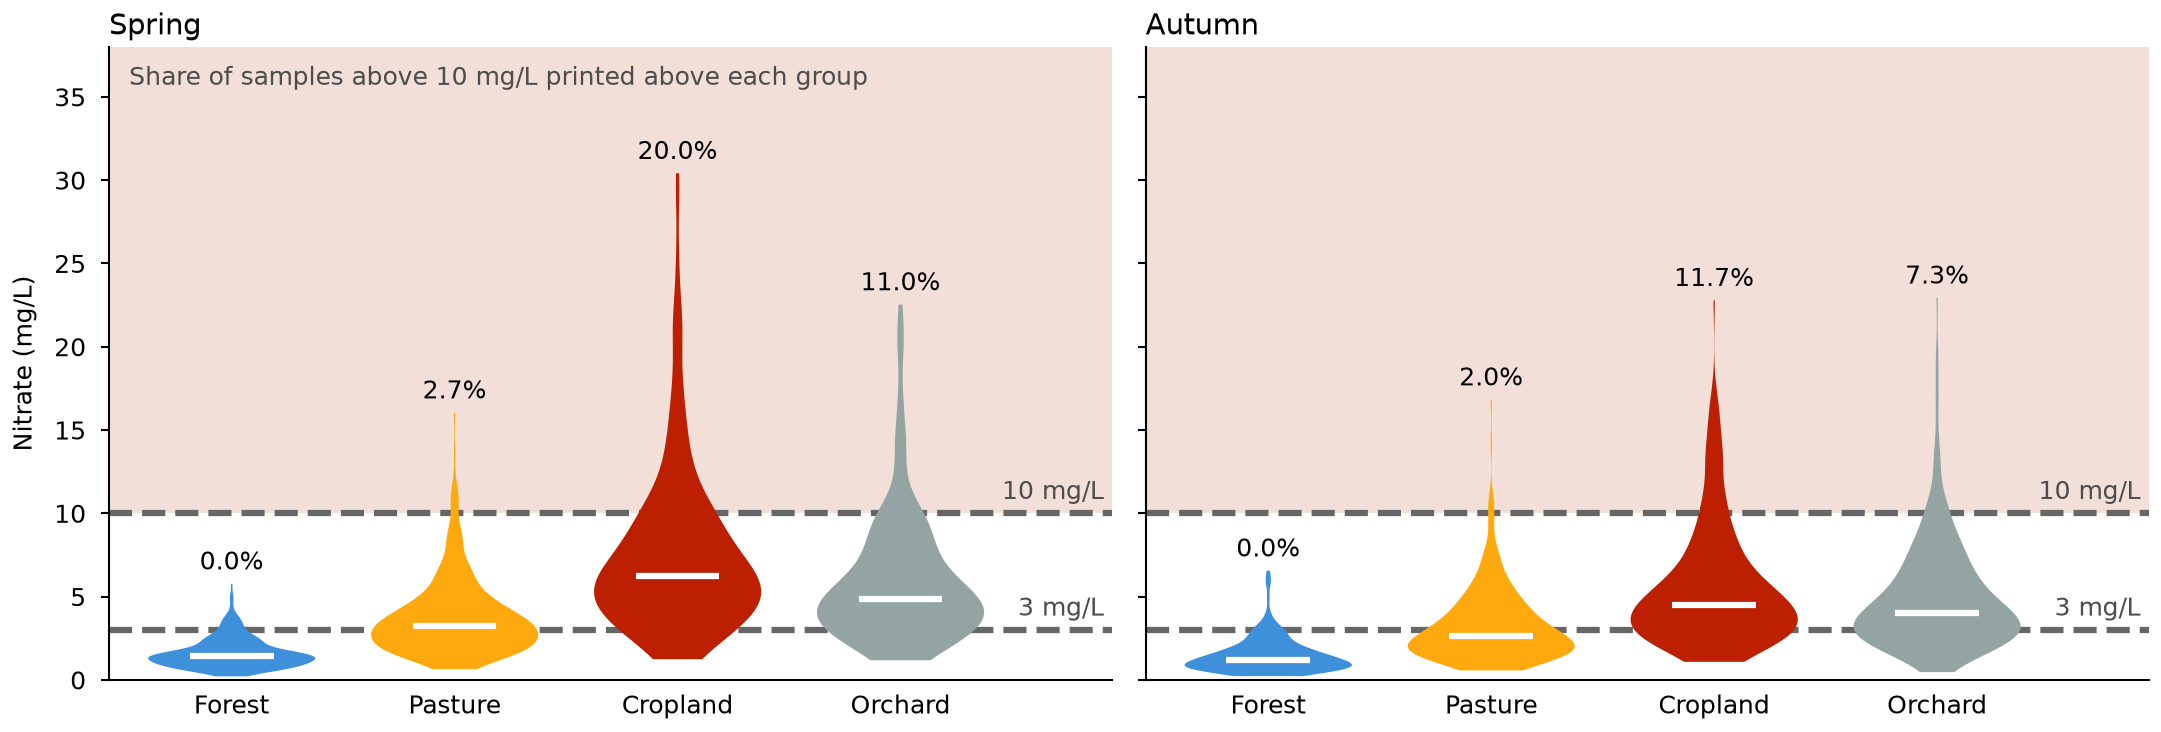

Source code (Python):
"""Shade the range above a class threshold behind nitrate distributions by land use.

Synthetic well samples for two seasons; writes snippet.png next to this file.
"""

import os
from pathlib import Path

import matplotlib.pyplot as plt
import numpy as np

MM = 1 / 25.4
STYLE_DIR = Path(__file__).resolve().parent / "../../../styles"
LOWER, UPPER = 3, 10  # mg/L; class thresholds
BAND_COLOR = "#f2dfd8"
GUIDE = {"color": "0.4", "linestyle": "--"}
USES = ("Forest", "Pasture", "Cropland", "Orchard")
COLORS = ("C0", "C1", "C2", "C3")
# Season -> median nitrate (mg/L) per land use; spread is lognormal.
MEDIANS = {"Spring": (1.5, 3.5, 6.5, 5.0), "Autumn": (1.2, 2.8, 4.5, 4.2)}


def samples(rng, median, n=300):
    return rng.lognormal(np.log(median), 0.6, n)


def draw_season(ax, season, groups, top):
    positions = np.arange(1, len(groups) + 1)
    # axhspan does not follow later limit changes, so set the limit first.
    ax.set_ylim(0, top)
    ax.axhspan(UPPER, top, color=BAND_COLOR, linewidth=0, zorder=0)
    for level, label in ((LOWER, f"{LOWER} mg/L"), (UPPER, f"{UPPER} mg/L")):
        ax.axhline(level, zorder=1, **GUIDE)
        ax.annotate(label, (1, level), xycoords=ax.get_yaxis_transform(),
                    xytext=(-2, 2), textcoords="offset points", ha="right", va="bottom",
                    color="0.3")
    parts = ax.violinplot(groups, positions, widths=0.75, showextrema=False,
                          showmedians=True)
    for body, color in zip(parts["bodies"], COLORS):
        body.set(facecolor=color, edgecolor="none", alpha=1, zorder=2)
    parts["cmedians"].set(color="white", zorder=3)
    for x, values in zip(positions, groups):
        share = 100 * np.mean(values > UPPER)
        ax.annotate(f"{share:.1f}%", (x, values.max()),
                    xytext=(0, 2), textcoords="offset points", ha="center", va="bottom")
    ax.tick_params(axis="x", length=0)
    ax.set_xticks(positions, labels=USES)
    ax.set_xlim(0.45, len(groups) + 0.95)
    ax.set_title(season, loc="left", pad=3)


def main():
    rng = np.random.default_rng(7)
    default = STYLE_DIR / "default.mplstyle"
    sheets = [default] if default.is_file() else []
    if selected := os.environ.get("CEDALION_STYLE"):
        sheet = Path(selected).expanduser()
        sheets.append(sheet if sheet.is_file() else STYLE_DIR / (selected.removesuffix(".mplstyle") + ".mplstyle"))
    width_mm = float(os.environ.get("CEDALION_WIDTH_MM", 183))
    with plt.style.context(sheets):
        fig, axes = plt.subplots(1, 2, sharey=True, figsize=(width_mm * MM, 62 * MM),
                                 layout="constrained")
        seasons = {season: [samples(rng, m) for m in medians]
                   for season, medians in MEDIANS.items()}
        top = 5 * np.ceil(max(g.max() for gs in seasons.values() for g in gs) / 5) + 3
        for ax, (season, groups) in zip(axes, seasons.items()):
            draw_season(ax, season, groups, top)
        axes[0].set_ylabel("Nitrate (mg/L)")
        axes[0].text(0.02, 0.97,
                     f"Share of samples above {UPPER} mg/L printed above each group",
                     transform=axes[0].transAxes, ha="left", va="top", color="0.3")
        fig.savefig(os.environ.get("CEDALION_SNIPPET_PNG", Path(__file__).with_name("snippet.png")), dpi=300)
        plt.close(fig)


if __name__ == "__main__":
    main()
